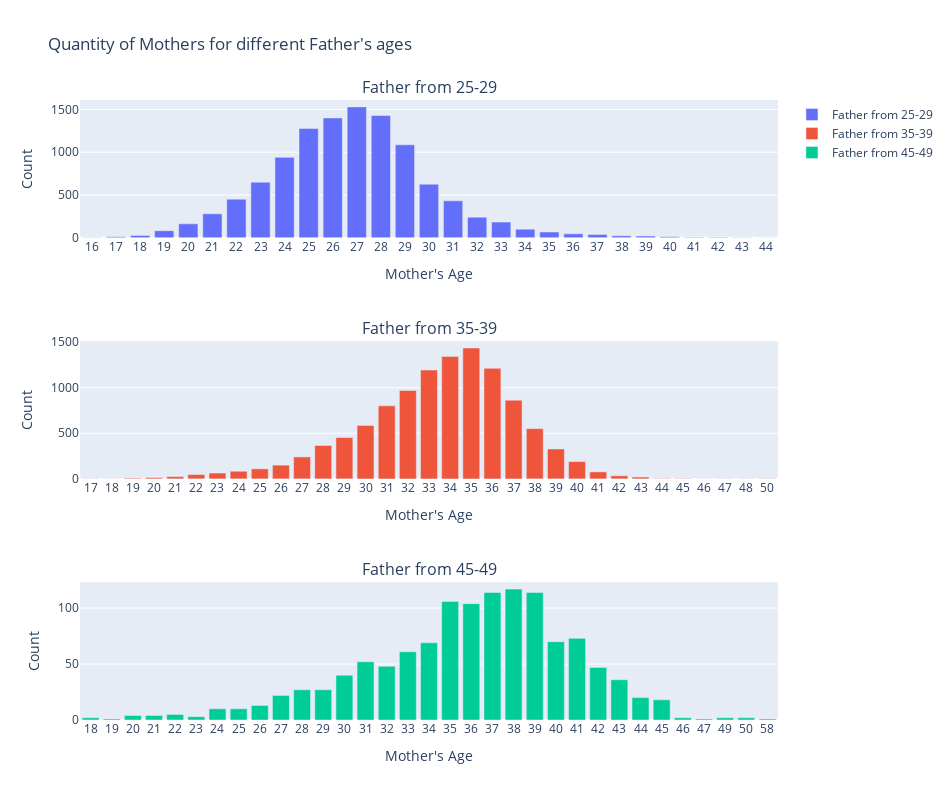

The cell this chart's notebook holds for it:
### Markdown cell above
We do now that the age gap in a couple says a lot about the relationship. Therefore, it's interesting to analyze how is the distribution of the mother's age depending on the father's. In other words, let's inspect the count of mother's by age by the Father's age group.

### Code cell
fig = make_subplots(rows=3, cols=1, subplot_titles=("Father from 25-29","Father from 35-39","Father from 45-49"))

fig.append_trace(go.Bar(
    x=df_father.get_group('25-29').groupby('AGE OF MOTHER').sum('COUNT').reset_index()['AGE OF MOTHER'],
    y=df_father.get_group('25-29').groupby('AGE OF MOTHER').sum('COUNT').reset_index()['COUNT'],
    name='Father from 25-29'
), row=1, col=1)

fig.append_trace(go.Bar(
    x=df_father.get_group('35-39').groupby('AGE OF MOTHER').sum('COUNT').reset_index()['AGE OF MOTHER'],
    y=df_father.get_group('35-39').groupby('AGE OF MOTHER').sum('COUNT').reset_index()['COUNT'],
    name='Father from 35-39'
), row=2, col=1)

fig.append_trace(go.Bar(
    x=df_father.get_group('45-49').groupby('AGE OF MOTHER').sum('COUNT').reset_index()['AGE OF MOTHER'],
    y=df_father.get_group('45-49').groupby('AGE OF MOTHER').sum('COUNT').reset_index()['COUNT'],
    name='Father from 45-49'
), row=3, col=1)

fig.update_xaxes(title_text="Mother's Age", row=1, col=1)
fig.update_xaxes(title_text="Mother's Age", row=2, col=1)
fig.update_xaxes(title_text="Mother's Age", row=3, col=1)

fig.update_yaxes(title_text="Count", row=1, col=1)
fig.update_yaxes(title_text="Count", row=2, col=1)
fig.update_yaxes(title_text="Count", row=3, col=1)

fig.update_layout(height=800, width=950, title_text="Quantity of Mothers for different Father's ages")

### Figure 1 — Plotly figure (JSON) as saved in the notebook; plotly's stock layout.template omitted (floating-point values rounded to 4 significant figures)
{"data": [{"name": "Father from 25-29", "type": "bar", "x": ["16", "17", "18", "19", "20", "21", "22", "23", "24", "25", "26", "27", "28", "29", "30", "31", "32", "33", "34", "35", "36", "37", "38", "39", "40", "41", "42", "43", "44"], "xaxis": "x", "y": [2, 12, 28, 82, 163, 280, 451, 649, 940, 1278, 1401, 1530, 1429, 1087, 626, 432, 241, 183, 101, 67, 46, 38, 23, 20, 12, 6, 5, 4, 1], "yaxis": "y"}, {"name": "Father from 35-39", "type": "bar", "x": ["17", "18", "19", "20", "21", "22", "23", "24", "25", "26", "27", "28", "29", "30", "31", "32", "33", "34", "35", "36", "37", "38", "39", "40", "41", "42", "43", "44", "45", "46", "47", "48", "50"], "xaxis": "x2", "y": [2, 1, 8, 14, 25, 48, 64, 84, 110, 151, 241, 366, 453, 586, 801, 970, 1193, 1343, 1435, 1212, 863, 551, 328, 190, 77, 34, 20, 4, 4, 1, 2, 2, 3], "yaxis": "y2"}, {"name": "Father from 45-49", "type": "bar", "x": ["18", "19", "20", "21", "22", "23", "24", "25", "26", "27", "28", "29", "30", "31", "32", "33", "34", "35", "36", "37", "38", "39", "40", "41", "42", "43", "44", "45", "46", "47", "49", "50", "58"], "xaxis": "x3", "y": [2, 1, 4, 4, 5, 3, 10, 10, 13, 22, 27, 27, 40, 52, 48, 61, 69, 106, 104, 114, 117, 114, 70, 73, 47, 36, 20, 18, 2, 1, 2, 2, 1], "yaxis": "y3"}], "layout": {"annotations": [{"font": {"size": 16}, "showarrow": false, "text": "Father from 25-29", "x": 0.5, "xanchor": "center", "xref": "paper", "y": 1, "yanchor": "bottom", "yref": "paper"}, {"font": {"size": 16}, "showarrow": false, "text": "Father from 35-39", "x": 0.5, "xanchor": "center", "xref": "paper", "y": 0.6111, "yanchor": "bottom", "yref": "paper"}, {"font": {"size": 16}, "showarrow": false, "text": "Father from 45-49", "x": 0.5, "xanchor": "center", "xref": "paper", "y": 0.2222, "yanchor": "bottom", "yref": "paper"}], "height": 800, "title": {"text": "Quantity of Mothers for different Father's ages"}, "width": 950, "xaxis": {"anchor": "y", "domain": [0, 1], "title": {"text": "Mother's Age"}}, "xaxis2": {"anchor": "y2", "domain": [0, 1], "title": {"text": "Mother's Age"}}, "xaxis3": {"anchor": "y3", "domain": [0, 1], "title": {"text": "Mother's Age"}}, "yaxis": {"anchor": "x", "domain": [0.7778, 1], "title": {"text": "Count"}}, "yaxis2": {"anchor": "x2", "domain": [0.3889, 0.6111], "title": {"text": "Count"}}, "yaxis3": {"anchor": "x3", "domain": [0, 0.2222], "title": {"text": "Count"}}}}
